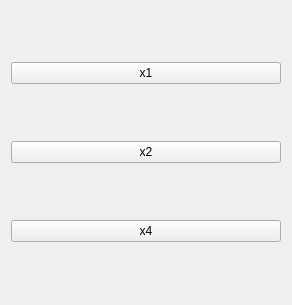
<?xml version="1.0" encoding="UTF-8"?>
<ui version="4.0">
 <author>Jim Morris</author>
 <class>MagnificationForm</class>
 <widget class="QWidget" name="MagnificationForm">
  <property name="geometry">
   <rect>
    <x>0</x>
    <y>0</y>
    <width>292</width>
    <height>305</height>
   </rect>
  </property>
  <layout class="QVBoxLayout">
   <item>
    <widget class="QPushButton" name="x1">
     <property name="text">
      <string>x1</string>
     </property>
    </widget>
   </item>
   <item>
    <widget class="QPushButton" name="x2">
     <property name="text">
      <string>x2</string>
     </property>
    </widget>
   </item>
   <item>
    <widget class="QPushButton" name="x4">
     <property name="text">
      <string>x4</string>
     </property>
    </widget>
   </item>
  </layout>
  <action name="actionQuit">
   <property name="text">
    <string>Quit</string>
   </property>
  </action>
 </widget>
 <resources/>
 <connections/>
</ui>
